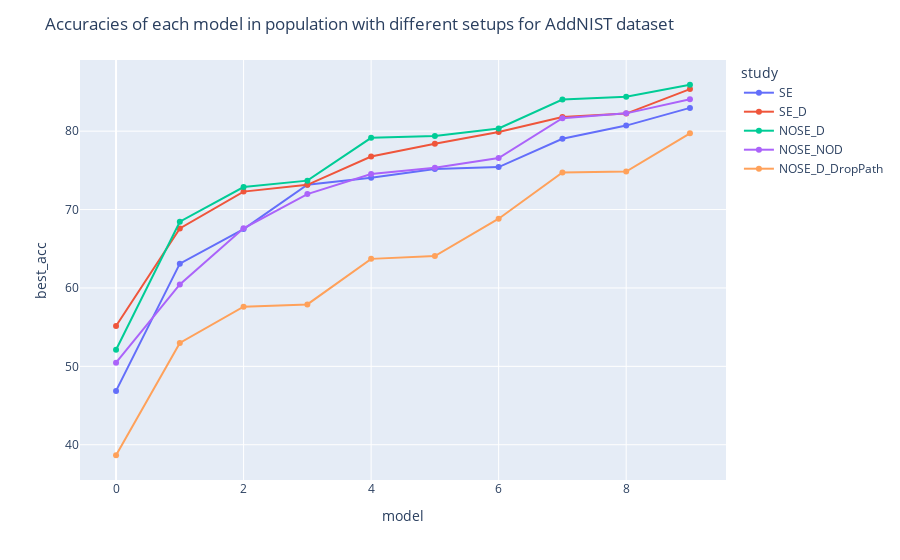

The notebook cell this image was saved under:
### Code cell
import plotly.express as px

fig = px.line(scatter_df,x="level_0", y="best_acc",color='study', markers=True)
#fig.add_scatter(x=x, y=y_std, mode='markers', name='Data2',trendline="ols", marker=dict(color='green'))
fig.update_layout(height=700)
fig.update_layout(xaxis_title='model', title="Accuracies of each model in population with different setups for AddNIST dataset")
fig.show()

### Figure 1 — Plotly figure (JSON) as saved in the notebook; plotly's stock layout.template omitted (floating-point values rounded to 4 significant figures)
{"data": [{"hovertemplate": "study=SE<br>level_0=%{x}<br>best_acc=%{y}<extra></extra>", "legendgroup": "SE", "line": {"color": "#636efa", "dash": "solid"}, "marker": {"symbol": "circle"}, "mode": "lines+markers", "name": "SE", "orientation": "v", "showlegend": true, "type": "scatter", "x": [0, 1, 2, 3, 4, 5, 6, 7, 8, 9], "xaxis": "x", "y": [46.87, 63.1, 67.51, 73.17, 74.05, 75.17, 75.42, 79.03, 80.71, 82.97], "yaxis": "y"}, {"hovertemplate": "study=SE_D<br>level_0=%{x}<br>best_acc=%{y}<extra></extra>", "legendgroup": "SE_D", "line": {"color": "#EF553B", "dash": "solid"}, "marker": {"symbol": "circle"}, "mode": "lines+markers", "name": "SE_D", "orientation": "v", "showlegend": true, "type": "scatter", "x": [0, 1, 2, 3, 4, 5, 6, 7, 8, 9], "xaxis": "x", "y": [55.15, 67.59, 72.29, 73.15, 76.77, 78.4, 79.89, 81.8, 82.24, 85.37], "yaxis": "y"}, {"hovertemplate": "study=NOSE_D<br>level_0=%{x}<br>best_acc=%{y}<extra></extra>", "legendgroup": "NOSE_D", "line": {"color": "#00cc96", "dash": "solid"}, "marker": {"symbol": "circle"}, "mode": "lines+markers", "name": "NOSE_D", "orientation": "v", "showlegend": true, "type": "scatter", "x": [0, 1, 2, 3, 4, 5, 6, 7, 8, 9], "xaxis": "x", "y": [52.12, 68.45, 72.87, 73.69, 79.15, 79.37, 80.34, 84.03, 84.39, 85.92], "yaxis": "y"}, {"hovertemplate": "study=NOSE_NOD<br>level_0=%{x}<br>best_acc=%{y}<extra></extra>", "legendgroup": "NOSE_NOD", "line": {"color": "#ab63fa", "dash": "solid"}, "marker": {"symbol": "circle"}, "mode": "lines+markers", "name": "NOSE_NOD", "orientation": "v", "showlegend": true, "type": "scatter", "x": [0, 1, 2, 3, 4, 5, 6, 7, 8, 9], "xaxis": "x", "y": [50.47, 60.45, 67.61, 71.97, 74.53, 75.33, 76.57, 81.66, 82.27, 84.07], "yaxis": "y"}, {"hovertemplate": "study=NOSE_D_DropPath<br>level_0=%{x}<br>best_acc=%{y}<extra></extra>", "legendgroup": "NOSE_D_DropPath", "line": {"color": "#FFA15A", "dash": "solid"}, "marker": {"symbol": "circle"}, "mode": "lines+markers", "name": "NOSE_D_DropPath", "orientation": "v", "showlegend": true, "type": "scatter", "x": [0, 1, 2, 3, 4, 5, 6, 7, 8, 9], "xaxis": "x", "y": [38.66, 52.99, 57.61, 57.9, 63.71, 64.07, 68.83, 74.72, 74.85, 79.72], "yaxis": "y"}], "layout": {"autosize": true, "legend": {"title": {"text": "study"}, "tracegroupgap": 0}, "margin": {"t": 60}, "title": {"text": "Accuracies of each model in population with different setups for AddNIST dataset"}, "xaxis": {"anchor": "y", "autorange": true, "domain": [0, 1], "range": [-0.5961, 9.596], "title": {"text": "model"}, "type": "linear"}, "yaxis": {"anchor": "x", "autorange": true, "domain": [0, 1], "range": [35.0, 89.58], "title": {"text": "best_acc"}, "type": "linear"}}}
